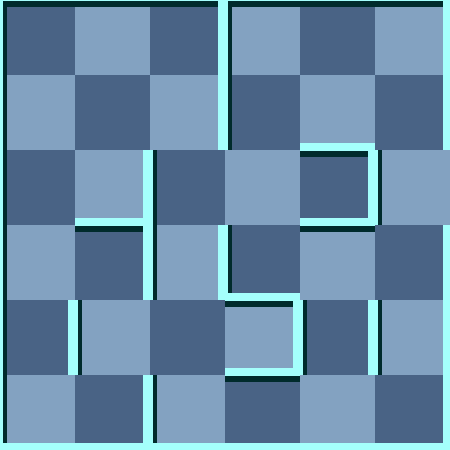

This game map was drawn from its Tiled (.tmx) file and the tilesets committed beside it. A one-line description and the trimmed map source follow:
An orthogonal 6x6 tile map with 75x75 px tiles, 2 tile layers (background, 块层 1) and 5 objects (Exit, Door, Key, Player, WhiteMummy).

<map version="1.0" orientation="orthogonal" width="6" height="6" tilewidth="75" tileheight="75">
 <tileset firstgid="1" name="wall" tilewidth="75" tileheight="75">
  <image source="gfx/wall.png" width="300" height="375" />
  <tile id="0">
   <properties>
    <property name="ValOfWall" value="0" />
   </properties>
  </tile>
  <tile id="1">
   <properties>
    <property name="ValOfWall" value="1" />
   </properties>
  </tile>
  <tile id="2">
   <properties>
    <property name="ValOfWall" value="2" />
   </properties>
  </tile>
  <tile id="3">
   <properties>
    <property name="ValOfWall" value="3" />
   </properties>
  </tile>
  <tile id="4">
   <properties>
    <property name="ValOfWall" value="4" />
   </properties>
  </tile>
  <tile id="5">
   <properties>
    <property name="ValOfWall" value="5" />
   </properties>
  </tile>
  <tile id="6">
   <properties>
    <property name="ValOfWall" value="6" />
   </properties>
  </tile>
  <tile id="7">
   <properties>
    <property name="ValOfWall" value="7" />
   </properties>
  </tile>
  <tile id="8">
   <properties>
    <property name="ValOfWall" value="8" />
   </properties>
  </tile>
  <tile id="9">
   <properties>
    <property name="ValOfWall" value="9" />
   </properties>
  </tile>
  <tile id="10">
   <properties>
    <property name="ValOfWall" value="10" />
   </properties>
  </tile>
  <tile id="11">
   <properties>
    <property name="ValOfWall" value="11" />
   </properties>
  </tile>
  <tile id="12">
   <properties>
    <property name="ValOfWall" value="12" />
   </properties>
  </tile>
  <tile id="13">
   <properties>
    <property name="ValOfWall" value="13" />
   </properties>
  </tile>
  <tile id="14">
   <properties>
    <property name="ValOfWall" value="14" />
   </properties>
  </tile>
  <tile id="15">
   <properties>
    <property name="ValOfWall" value="15" />
   </properties>
  </tile>
  <tile id="18">
   <properties>
    <property name="ValOfWall" value="-1" />
   </properties>
  </tile>
 </tileset>
 <layer name="background" width="6" height="6">
  <data>[36 cells, 36 non-empty, 2 distinct tile ids]</data>
 </layer>
 <layer name="块层 1" width="6" height="6">
  <data>[36 cells, 36 non-empty, 12 distinct tile ids]</data>
 </layer>
 <objectgroup name="对象层 1" width="6" height="6">
  <object name="Exit" x="450" y="150" />
  <object name="Door" x="150" y="150">
   <properties>
    <property name="direction" value="1" />
    <property name="value" value="15" />
   </properties>
  </object>
  <object name="Key" x="75" y="150">
   <properties>
    <property name="value" value="12" />
   </properties>
  </object>
  <object name="Player" x="0" y="0">
   <properties>
    <property name="value" value="1" />
   </properties>
  </object>
  <object name="WhiteMummy" x="150" y="300">
   <properties>
    <property name="value" value="21" />
   </properties>
  </object>
 </objectgroup>
</map>
